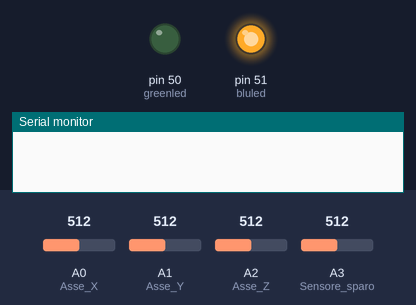
The sketch below on a simulated Arduino Mega 2560, built with avr-gcc and run on an emulated ATmega2560. Parts: output pins drawn as LEDs (lit = HIGH), the last lines printed to the serial monitor. Inputs (shaded band) come from the test bench; at power-on: A3 (Sensore_sparo) = 512, A0 (Asse_X) = 512, A1 (Asse_Y) = 512, A2 (Asse_Z) = 512.

Above: at 0.1 s.
At 4.7 s:
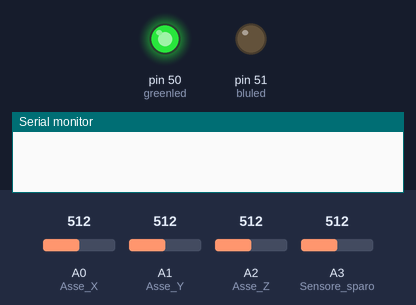
4.8 s: A3 (Sensore_sparo) set to 564
6.4 s: A3 (Sensore_sparo) set to 591
At 7.3 s:
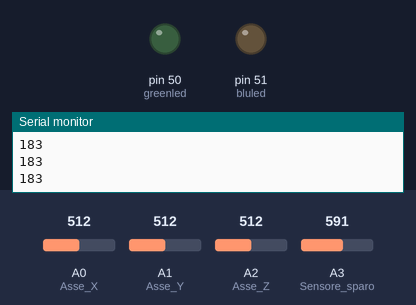
Timing chart, 0 to 14.3 s (numbered marks = the images above; inputs shaded):
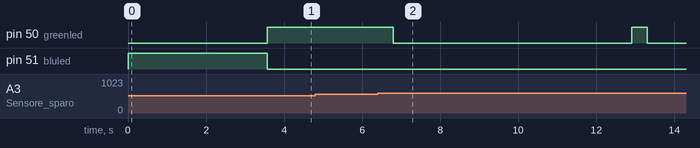

The sketch:

main.ino
```cpp
int offsetX,offsetY,offsetZ;         //Parametro usato per settare lo zero dell'accelerometro al momento dell'accensione
unsigned long TStart = 0;    // Variabile dedicata al tempo di partenza

#define test 1000
#define bluled 51
#define greenled 50
const int ArrayLeght=299;

uint8_t reactSamples[ArrayLeght];      //Buffer dedicati a immagazzinare i campioni provenienti dall'accelerometro
uint8_t reactX[ArrayLeght];
uint8_t reactY[ArrayLeght];
uint8_t reactZ[ArrayLeght];
uint16_t reactInstant[ArrayLeght];     //Buffer dedicato a immagiazzinare gli istanti i tempo associati ai campioni provenienti dell'accelerometro


void setup() {
  Serial.begin(9600);    //Iniziallizzazione della seriale

  //******* SETTAGGI INPUT *********
  pinMode(A0,INPUT); //Asse X
  pinMode(A1,INPUT); //Asse Y
  pinMode(A2,INPUT); //Asse Z
  pinMode(A3,INPUT); //Sensore sparo

  analogReference(EXTERNAL);     //Imposta di prelevare sul Pin AREF di arduino la tesione di riferimento per la conversione

  //******* SETTAGGI OUTPUT ********
  pinMode(greenled,OUTPUT);
  pinMode(bluled,OUTPUT);

  //******* CALIBRAZIONE SENSORE ********
  Calibrate();
}
void loop(){
digitalWrite(greenled,HIGH);
 if (analogRead(A3)> 580){
    TStart = millis();
    doReactTime();
    doPrintResults();
  }
}
```

calibrate.ino
```cpp
void Calibrate(){                          //Associa ai valori di offset i valori iniziali delle tre uscite dell'accelerometro per poter fare l'azzeramento
  float somma=0;
  digitalWrite(bluled,HIGH);
  delay(1000);


  for (int i;i<test;i++){
   somma += analogRead(A0);
   delay(1);
   }
  offsetX=somma/test; somma=0;

  for (int i;i<test;i++){
   somma += analogRead(A1);
   delay(1);
   }
  offsetY=somma/test; somma=0;

  for (int i;i<test;i++){
   somma += analogRead(A2);
   delay(1);
   }
  offsetZ=somma/test;
  digitalWrite(bluled,LOW);
  digitalWrite(greenled,HIGH);
}
```

doPrintResults.ino
```cpp
void doPrintResults(){
  for (int i=0;i<ArrayLeght;i++){
   reactSamples[i] = sqrt(square(reactX[i]-offsetX)+square(reactY[i]-offsetY)+square(reactZ[i]-offsetZ));
  }
  for (int i=0;i<ArrayLeght;i++){
   Serial.println(reactSamples[i]);
   delay(10);
  }
  for (int i=0;i<ArrayLeght;i++){
   Serial.println(reactInstant[i]);
   delay(10);
  }

}
```

doReactTime.ino
```cpp
void doReactTime(){
  for(int i = 0; i<ArrayLeght ; i++){
    reactInstant[i] = millis() - TStart;
    reactX[i] = analogRead(A0);
    reactY[i] = analogRead(A1);
    reactZ[i] = analogRead(A2);
    delayMicroseconds(1000);
  }
  digitalWrite(greenled,LOW);
}
```

Measured:
- the behaviour switches between 580 and 581 on A3 (Sensore_sparo) (found by bisection; images 1 and 2)
- after the input at 4.8 s, every drawn part: stays the same
- after the input at 6.4 s, pin 50 (greenled): HIGH → LOW after 0.40 s, → HIGH 6.1 s later, → LOW 0.40 s later
